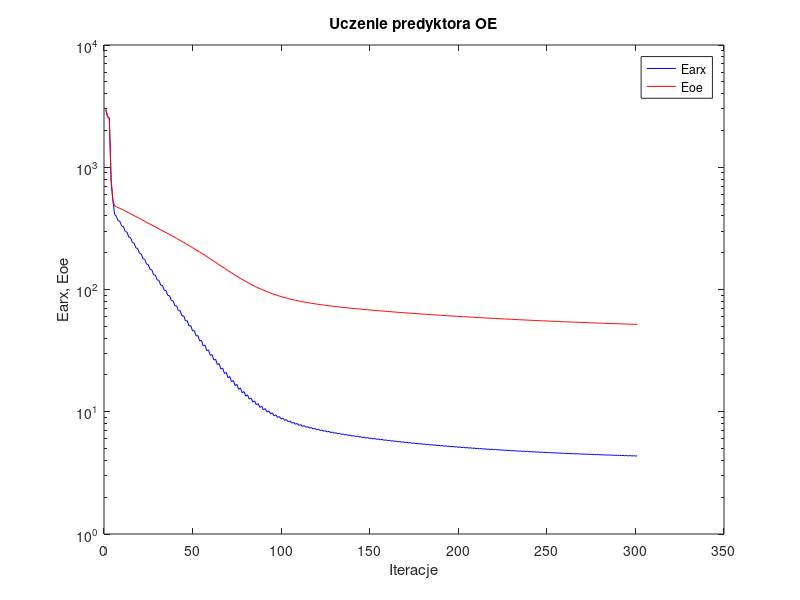
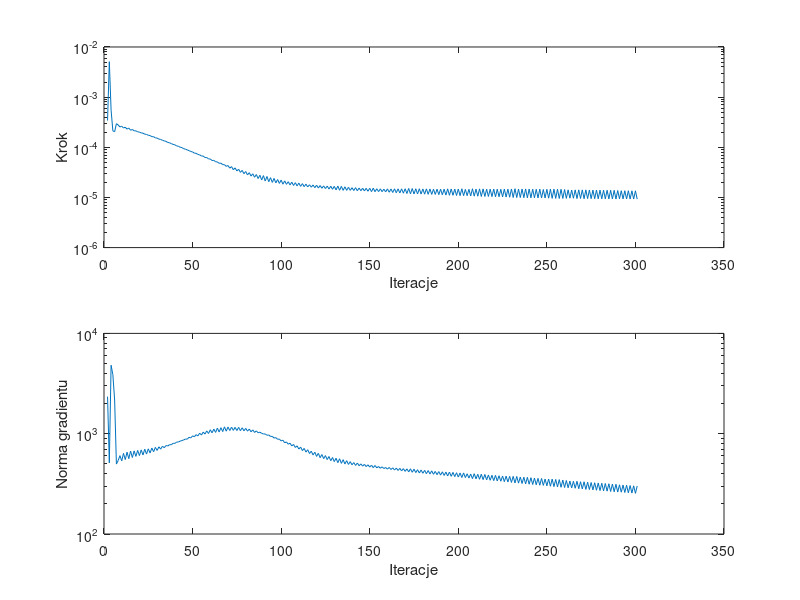

These charts were generated, in order, by the following MATLAB code:
%uczenie predyktora oe
clear all;
n=0; farx(n+1)=2.947300e+003; foe(n+1)=2.981774e+003; wspucz(n+1)=0.000000e+000; ng(n+1)=0.000000e+000;
n=1; farx(n+1)=2.595890e+003; foe(n+1)=2.610171e+003; krok(n+1)=3.411214e-004; ng(n+1)=2.342512e+003;
n=2; farx(n+1)=2.534891e+003; foe(n+1)=2.468743e+003; krok(n+1)=5.095665e-003; ng(n+1)=5.118335e+002;
n=3; farx(n+1)=7.648611e+002; foe(n+1)=8.141046e+002; krok(n+1)=5.504055e-004; ng(n+1)=4.811367e+003;
n=4; farx(n+1)=5.354920e+002; foe(n+1)=5.377684e+002; krok(n+1)=2.125074e-004; ng(n+1)=3.882428e+003;
n=5; farx(n+1)=4.119020e+002; foe(n+1)=4.840101e+002; krok(n+1)=2.040240e-004; ng(n+1)=2.166915e+003;
n=6; farx(n+1)=3.958881e+002; foe(n+1)=4.752898e+002; krok(n+1)=2.954608e-004; ng(n+1)=4.982503e+002;
n=7; farx(n+1)=3.647289e+002; foe(n+1)=4.678462e+002; krok(n+1)=2.790064e-004; ng(n+1)=5.409845e+002;
n=8; farx(n+1)=3.605598e+002; foe(n+1)=4.606805e+002; krok(n+1)=2.540827e-004; ng(n+1)=6.041818e+002;
n=9; farx(n+1)=3.296192e+002; foe(n+1)=4.532272e+002; krok(n+1)=2.638405e-004; ng(n+1)=5.353705e+002;
n=10; farx(n+1)=3.261587e+002; foe(n+1)=4.459610e+002; krok(n+1)=2.426039e-004; ng(n+1)=6.365929e+002;
n=11; farx(n+1)=2.977556e+002; foe(n+1)=4.384303e+002; krok(n+1)=2.516773e-004; ng(n+1)=5.521963e+002;
n=12; farx(n+1)=2.944732e+002; foe(n+1)=4.311359e+002; krok(n+1)=2.302017e-004; ng(n+1)=6.545533e+002;
n=13; farx(n+1)=2.686285e+002; foe(n+1)=4.236345e+002; krok(n+1)=2.419010e-004; ng(n+1)=5.636145e+002;
n=14; farx(n+1)=2.656804e+002; foe(n+1)=4.164061e+002; krok(n+1)=2.187783e-004; ng(n+1)=6.716002e+002;
n=15; farx(n+1)=2.425892e+002; foe(n+1)=4.090293e+002; krok(n+1)=2.266194e-004; ng(n+1)=5.787450e+002;
n=16; farx(n+1)=2.397007e+002; foe(n+1)=4.019451e+002; krok(n+1)=2.132171e-004; ng(n+1)=6.737803e+002;
n=17; farx(n+1)=2.189368e+002; foe(n+1)=3.947612e+002; krok(n+1)=2.125792e-004; ng(n+1)=5.938867e+002;
n=18; farx(n+1)=2.163482e+002; foe(n+1)=3.878758e+002; krok(n+1)=2.039081e-004; ng(n+1)=6.816446e+002;
n=19; farx(n+1)=1.976707e+002; foe(n+1)=3.809266e+002; krok(n+1)=2.007086e-004; ng(n+1)=6.049596e+002;
n=20; farx(n+1)=1.954032e+002; foe(n+1)=3.742724e+002; krok(n+1)=1.935432e-004; ng(n+1)=6.893385e+002;
n=21; farx(n+1)=1.785226e+002; foe(n+1)=3.675798e+002; krok(n+1)=1.912147e-004; ng(n+1)=6.140489e+002;
n=22; farx(n+1)=1.766412e+002; foe(n+1)=3.611719e+002; krok(n+1)=1.827741e-004; ng(n+1)=7.004461e+002;
n=23; farx(n+1)=1.614462e+002; foe(n+1)=3.547385e+002; krok(n+1)=1.803354e-004; ng(n+1)=6.265073e+002;
n=24; farx(n+1)=1.598200e+002; foe(n+1)=3.485710e+002; krok(n+1)=1.736749e-004; ng(n+1)=7.064638e+002;
n=25; farx(n+1)=1.460185e+002; foe(n+1)=3.423876e+002; krok(n+1)=1.714180e-004; ng(n+1)=6.425101e+002;
n=26; farx(n+1)=1.447276e+002; foe(n+1)=3.364522e+002; krok(n+1)=1.629504e-004; ng(n+1)=7.192240e+002;
n=27; farx(n+1)=1.321975e+002; foe(n+1)=3.305014e+002; krok(n+1)=1.625215e-004; ng(n+1)=6.607155e+002;
n=28; farx(n+1)=1.311706e+002; foe(n+1)=3.247785e+002; krok(n+1)=1.539526e-004; ng(n+1)=7.304363e+002;
n=29; farx(n+1)=1.197902e+002; foe(n+1)=3.190392e+002; krok(n+1)=1.527851e-004; ng(n+1)=6.810568e+002;
n=30; farx(n+1)=1.189696e+002; foe(n+1)=3.135075e+002; krok(n+1)=1.455799e-004; ng(n+1)=7.406573e+002;
n=31; farx(n+1)=1.086225e+002; foe(n+1)=3.079575e+002; krok(n+1)=1.433605e-004; ng(n+1)=7.015543e+002;
n=32; farx(n+1)=1.079732e+002; foe(n+1)=3.025954e+002; krok(n+1)=1.377639e-004; ng(n+1)=7.509773e+002;
n=33; farx(n+1)=9.855821e+001; foe(n+1)=2.972133e+002; krok(n+1)=1.340733e-004; ng(n+1)=7.245747e+002;
n=34; farx(n+1)=9.805399e+001; foe(n+1)=2.919998e+002; krok(n+1)=1.312842e-004; ng(n+1)=7.620994e+002;
n=35; farx(n+1)=8.945197e+001; foe(n+1)=2.867644e+002; krok(n+1)=1.246876e-004; ng(n+1)=7.537046e+002;
n=36; farx(n+1)=8.907775e+001; foe(n+1)=2.816827e+002; krok(n+1)=1.231773e-004; ng(n+1)=7.776671e+002;
n=37; farx(n+1)=8.114898e+001; foe(n+1)=2.765798e+002; krok(n+1)=1.185248e-004; ng(n+1)=7.764063e+002;
n=38; farx(n+1)=8.096567e+001; foe(n+1)=2.716209e+002; krok(n+1)=1.142910e-004; ng(n+1)=8.019679e+002;
n=39; farx(n+1)=7.367172e+001; foe(n+1)=2.666356e+002; krok(n+1)=1.119163e-004; ng(n+1)=8.007899e+002;
n=40; farx(n+1)=7.362668e+001; foe(n+1)=2.617845e+002; krok(n+1)=1.067522e-004; ng(n+1)=8.241595e+002;
n=41; farx(n+1)=6.694120e+001; foe(n+1)=2.569060e+002; krok(n+1)=1.046887e-004; ng(n+1)=8.272891e+002;
n=42; farx(n+1)=6.698084e+001; foe(n+1)=2.521519e+002; krok(n+1)=1.003955e-004; ng(n+1)=8.426072e+002;
n=43; farx(n+1)=6.081034e+001; foe(n+1)=2.473728e+002; krok(n+1)=9.848602e-005; ng(n+1)=8.548022e+002;
n=44; farx(n+1)=6.096220e+001; foe(n+1)=2.427117e+002; krok(n+1)=9.371042e-005; ng(n+1)=8.668944e+002;
n=45; farx(n+1)=5.531858e+001; foe(n+1)=2.380277e+002; krok(n+1)=9.144347e-005; ng(n+1)=8.848834e+002;
n=46; farx(n+1)=5.551031e+001; foe(n+1)=2.334528e+002; krok(n+1)=8.878196e-005; ng(n+1)=8.823945e+002;
n=47; farx(n+1)=5.029158e+001; foe(n+1)=2.288620e+002; krok(n+1)=8.570899e-005; ng(n+1)=9.208169e+002;
n=48; farx(n+1)=5.056663e+001; foe(n+1)=2.243768e+002; krok(n+1)=8.253980e-005; ng(n+1)=9.071362e+002;
n=49; farx(n+1)=4.574568e+001; foe(n+1)=2.198804e+002; krok(n+1)=8.074766e-005; ng(n+1)=9.518099e+002;
n=50; farx(n+1)=4.608519e+001; foe(n+1)=2.154856e+002; krok(n+1)=7.646629e-005; ng(n+1)=9.315812e+002;
n=51; farx(n+1)=4.166082e+001; foe(n+1)=2.110861e+002; krok(n+1)=7.583697e-005; ng(n+1)=9.788191e+002;
n=52; farx(n+1)=4.203599e+001; foe(n+1)=2.067847e+002; krok(n+1)=7.197830e-005; ng(n+1)=9.499945e+002;
n=53; farx(n+1)=3.796365e+001; foe(n+1)=2.024887e+002; krok(n+1)=7.070744e-005; ng(n+1)=1.012929e+003;
n=54; farx(n+1)=3.836391e+001; foe(n+1)=1.982871e+002; krok(n+1)=6.703667e-005; ng(n+1)=9.687265e+002;
n=55; farx(n+1)=3.460713e+001; foe(n+1)=1.941001e+002; krok(n+1)=6.691701e-005; ng(n+1)=1.037529e+003;
n=56; farx(n+1)=3.504995e+001; foe(n+1)=1.900061e+002; krok(n+1)=6.244891e-005; ng(n+1)=9.911227e+002;
n=57; farx(n+1)=3.160495e+001; foe(n+1)=1.859385e+002; krok(n+1)=6.242959e-005; ng(n+1)=1.066461e+003;
n=58; farx(n+1)=3.205865e+001; foe(n+1)=1.819615e+002; krok(n+1)=5.872660e-005; ng(n+1)=1.005259e+003;
n=59; farx(n+1)=2.889002e+001; foe(n+1)=1.780234e+002; krok(n+1)=5.843669e-005; ng(n+1)=1.094678e+003;
n=60; farx(n+1)=2.935249e+001; foe(n+1)=1.741737e+002; krok(n+1)=5.445660e-005; ng(n+1)=1.021304e+003;
n=61; farx(n+1)=2.646319e+001; foe(n+1)=1.703725e+002; krok(n+1)=5.493831e-005; ng(n+1)=1.111010e+003;
n=62; farx(n+1)=2.692543e+001; foe(n+1)=1.666616e+002; krok(n+1)=5.143136e-005; ng(n+1)=1.030185e+003;
n=63; farx(n+1)=2.427985e+001; foe(n+1)=1.630124e+002; krok(n+1)=5.113377e-005; ng(n+1)=1.137159e+003;
n=64; farx(n+1)=2.473437e+001; foe(n+1)=1.594515e+002; krok(n+1)=4.789661e-005; ng(n+1)=1.038896e+003;
n=65; farx(n+1)=2.231562e+001; foe(n+1)=1.559601e+002; krok(n+1)=4.838580e-005; ng(n+1)=1.148426e+003;
n=66; farx(n+1)=2.277777e+001; foe(n+1)=1.525593e+002; krok(n+1)=4.506169e-005; ng(n+1)=1.049239e+003;
n=67; farx(n+1)=2.056443e+001; foe(n+1)=1.492401e+002; krok(n+1)=4.506169e-005; ng(n+1)=1.170752e+003;
n=68; farx(n+1)=2.100855e+001; foe(n+1)=1.460083e+002; krok(n+1)=4.156331e-005; ng(n+1)=1.059822e+003;
n=69; farx(n+1)=1.898741e+001; foe(n+1)=1.428602e+002; krok(n+1)=4.334515e-005; ng(n+1)=1.165821e+003;
n=70; farx(n+1)=1.942775e+001; foe(n+1)=1.398019e+002; krok(n+1)=3.831790e-005; ng(n+1)=1.075482e+003;
n=71; farx(n+1)=1.759405e+001; foe(n+1)=1.368316e+002; krok(n+1)=4.116566e-005; ng(n+1)=1.163189e+003;
n=72; farx(n+1)=1.801521e+001; foe(n+1)=1.339549e+002; krok(n+1)=3.565785e-005; ng(n+1)=1.079536e+003;
n=73; farx(n+1)=1.636321e+001; foe(n+1)=1.311663e+002; krok(n+1)=3.886698e-005; ng(n+1)=1.157349e+003;
n=74; farx(n+1)=1.676056e+001; foe(n+1)=1.284775e+002; krok(n+1)=3.371798e-005; ng(n+1)=1.075139e+003;
n=75; farx(n+1)=1.526711e+001; foe(n+1)=1.258785e+002; krok(n+1)=3.650218e-005; ng(n+1)=1.156555e+003;
n=76; farx(n+1)=1.564078e+001; foe(n+1)=1.233760e+002; krok(n+1)=3.167304e-005; ng(n+1)=1.071620e+003;
n=77; farx(n+1)=1.429268e+001; foe(n+1)=1.209610e+002; krok(n+1)=3.463091e-005; ng(n+1)=1.145701e+003;
n=78; farx(n+1)=1.464376e+001; foe(n+1)=1.186417e+002; krok(n+1)=2.972480e-005; ng(n+1)=1.068950e+003;
n=79; farx(n+1)=1.343124e+001; foe(n+1)=1.164064e+002; krok(n+1)=3.290674e-005; ng(n+1)=1.129402e+003;
n=80; farx(n+1)=1.375880e+001; foe(n+1)=1.142668e+002; krok(n+1)=2.809223e-005; ng(n+1)=1.060137e+003;
n=81; farx(n+1)=1.267075e+001; foe(n+1)=1.122076e+002; krok(n+1)=3.117191e-005; ng(n+1)=1.111975e+003;
n=82; farx(n+1)=1.297344e+001; foe(n+1)=1.102422e+002; krok(n+1)=2.668806e-005; ng(n+1)=1.045184e+003;
n=83; farx(n+1)=1.199562e+001; foe(n+1)=1.083518e+002; krok(n+1)=2.965848e-005; ng(n+1)=1.092001e+003;
n=84; farx(n+1)=1.227533e+001; foe(n+1)=1.065514e+002; krok(n+1)=2.529606e-005; ng(n+1)=1.029591e+003;
n=85; farx(n+1)=1.139198e+001; foe(n+1)=1.048198e+002; krok(n+1)=2.860122e-005; ng(n+1)=1.066726e+003;
n=86; farx(n+1)=1.165429e+001; foe(n+1)=1.031718e+002; krok(n+1)=2.382783e-005; ng(n+1)=1.020319e+003;
n=87; farx(n+1)=1.085798e+001; foe(n+1)=1.015884e+002; krok(n+1)=2.769106e-005; ng(n+1)=1.036381e+003;
n=88; farx(n+1)=1.109896e+001; foe(n+1)=1.000839e+002; krok(n+1)=2.230894e-005; ng(n+1)=1.007306e+003;
n=89; farx(n+1)=1.038307e+001; foe(n+1)=9.863188e+001; krok(n+1)=2.722830e-005; ng(n+1)=9.943491e+002;
n=90; farx(n+1)=1.060871e+001; foe(n+1)=9.726067e+001; krok(n+1)=2.127259e-005; ng(n+1)=9.932989e+002;
n=91; farx(n+1)=9.965597e+000; foe(n+1)=9.594088e+001; krok(n+1)=2.617217e-005; ng(n+1)=9.645320e+002;
n=92; farx(n+1)=1.017514e+001; foe(n+1)=9.469578e+001; krok(n+1)=2.058283e-005; ng(n+1)=9.715387e+002;
n=93; farx(n+1)=9.599729e+000; foe(n+1)=9.350106e+001; krok(n+1)=2.481646e-005; ng(n+1)=9.386502e+002;
n=94; farx(n+1)=9.788633e+000; foe(n+1)=9.237437e+001; krok(n+1)=1.995189e-005; ng(n+1)=9.407999e+002;
n=95; farx(n+1)=9.271702e+000; foe(n+1)=9.128911e+001; krok(n+1)=2.394830e-005; ng(n+1)=9.047855e+002;
n=96; farx(n+1)=9.446919e+000; foe(n+1)=9.026780e+001; krok(n+1)=1.953303e-005; ng(n+1)=9.137286e+002;
n=97; farx(n+1)=8.981052e+000; foe(n+1)=8.928658e+001; krok(n+1)=2.277085e-005; ng(n+1)=8.796374e+002;
n=98; farx(n+1)=9.140566e+000; foe(n+1)=8.836102e+001; krok(n+1)=1.904168e-005; ng(n+1)=8.833892e+002;
n=99; farx(n+1)=8.716852e+000; foe(n+1)=8.746980e+001; krok(n+1)=2.219138e-005; ng(n+1)=8.463645e+002;
n=100; farx(n+1)=8.865519e+000; foe(n+1)=8.662772e+001; krok(n+1)=1.836951e-005; ng(n+1)=8.617839e+002;
n=101; farx(n+1)=8.485067e+000; foe(n+1)=8.581671e+001; krok(n+1)=2.139878e-005; ng(n+1)=8.108516e+002;
n=102; farx(n+1)=8.621030e+000; foe(n+1)=8.505293e+001; krok(n+1)=1.825798e-005; ng(n+1)=8.282861e+002;
n=103; farx(n+1)=8.273028e+000; foe(n+1)=8.431681e+001; krok(n+1)=2.059661e-005; ng(n+1)=7.855346e+002;
n=104; farx(n+1)=8.399114e+000; foe(n+1)=8.362055e+001; krok(n+1)=1.777520e-005; ng(n+1)=8.040226e+002;
n=105; farx(n+1)=8.080781e+000; foe(n+1)=8.294852e+001; krok(n+1)=2.016710e-005; ng(n+1)=7.563087e+002;
n=106; farx(n+1)=8.198588e+000; foe(n+1)=8.231225e+001; krok(n+1)=1.734391e-005; ng(n+1)=7.810267e+002;
n=107; farx(n+1)=7.906955e+000; foe(n+1)=8.169758e+001; krok(n+1)=1.968224e-005; ng(n+1)=7.290386e+002;
n=108; farx(n+1)=8.016615e+000; foe(n+1)=8.111499e+001; krok(n+1)=1.700060e-005; ng(n+1)=7.566493e+002;
n=109; farx(n+1)=7.747105e+000; foe(n+1)=8.055126e+001; krok(n+1)=1.933505e-005; ng(n+1)=7.027845e+002;
n=110; farx(n+1)=7.850891e+000; foe(n+1)=8.001556e+001; krok(n+1)=1.663384e-005; ng(n+1)=7.365432e+002;
n=111; farx(n+1)=7.602069e+000; foe(n+1)=7.949718e+001; krok(n+1)=1.886969e-005; ng(n+1)=6.783621e+002;
n=112; farx(n+1)=7.699433e+000; foe(n+1)=7.900365e+001; krok(n+1)=1.641052e-005; ng(n+1)=7.134357e+002;
n=113; farx(n+1)=7.468417e+000; foe(n+1)=7.852549e+001; krok(n+1)=1.843074e-005; ng(n+1)=6.557363e+002;
n=114; farx(n+1)=7.560400e+000; foe(n+1)=7.806903e+001; krok(n+1)=1.621284e-005; ng(n+1)=6.921140e+002;
n=115; farx(n+1)=7.345799e+000; foe(n+1)=7.762640e+001; krok(n+1)=1.792006e-005; ng(n+1)=6.348107e+002;
n=116; farx(n+1)=7.431627e+000; foe(n+1)=7.720294e+001; krok(n+1)=1.602043e-005; ng(n+1)=6.693156e+002;
n=117; farx(n+1)=7.230143e+000; foe(n+1)=7.679115e+001; krok(n+1)=1.771309e-005; ng(n+1)=6.140062e+002;
n=118; farx(n+1)=7.311985e+000; foe(n+1)=7.639607e+001; krok(n+1)=1.567018e-005; ng(n+1)=6.533098e+002;
n=119; farx(n+1)=7.122375e+000; foe(n+1)=7.601129e+001; krok(n+1)=1.755604e-005; ng(n+1)=5.941057e+002;
n=120; farx(n+1)=7.200712e+000; foe(n+1)=7.564127e+001; krok(n+1)=1.538085e-005; ng(n+1)=6.378974e+002;
n=121; farx(n+1)=7.022551e+000; foe(n+1)=7.528049e+001; krok(n+1)=1.726474e-005; ng(n+1)=5.767291e+002;
n=122; farx(n+1)=7.096982e+000; foe(n+1)=7.493307e+001; krok(n+1)=1.524497e-005; ng(n+1)=6.198920e+002;
n=123; farx(n+1)=6.928186e+000; foe(n+1)=7.459372e+001; krok(n+1)=1.700240e-005; ng(n+1)=5.642490e+002;
n=124; farx(n+1)=6.999485e+000; foe(n+1)=7.426601e+001; krok(n+1)=1.503456e-005; ng(n+1)=6.050087e+002;
n=125; farx(n+1)=6.838781e+000; foe(n+1)=7.394542e+001; krok(n+1)=1.684728e-005; ng(n+1)=5.518298e+002;
n=126; farx(n+1)=6.907159e+000; foe(n+1)=7.363497e+001; krok(n+1)=1.470858e-005; ng(n+1)=5.925255e+002;
n=127; farx(n+1)=6.754638e+000; foe(n+1)=7.333052e+001; krok(n+1)=1.675917e-005; ng(n+1)=5.378791e+002;
n=128; farx(n+1)=6.820360e+000; foe(n+1)=7.303564e+001; krok(n+1)=1.453926e-005; ng(n+1)=5.789660e+002;
n=129; farx(n+1)=6.674037e+000; foe(n+1)=7.274600e+001; krok(n+1)=1.665862e-005; ng(n+1)=5.269252e+002;
n=130; farx(n+1)=6.737316e+000; foe(n+1)=7.246463e+001; krok(n+1)=1.416371e-005; ng(n+1)=5.690762e+002;
n=131; farx(n+1)=6.596467e+000; foe(n+1)=7.218721e+001; krok(n+1)=1.685899e-005; ng(n+1)=5.144149e+002;
n=132; farx(n+1)=6.658989e+000; foe(n+1)=7.191737e+001; krok(n+1)=1.390226e-005; ng(n+1)=5.625627e+002;
n=133; farx(n+1)=6.523947e+000; foe(n+1)=7.165197e+001; krok(n+1)=1.663763e-005; ng(n+1)=5.060058e+002;
n=134; farx(n+1)=6.584661e+000; foe(n+1)=7.139342e+001; krok(n+1)=1.384553e-005; ng(n+1)=5.507818e+002;
n=135; farx(n+1)=6.455077e+000; foe(n+1)=7.113915e+001; krok(n+1)=1.630719e-005; ng(n+1)=4.990590e+002;
n=136; farx(n+1)=6.513858e+000; foe(n+1)=7.089099e+001; krok(n+1)=1.384553e-005; ng(n+1)=5.382419e+002;
n=137; farx(n+1)=6.389277e+000; foe(n+1)=7.064674e+001; krok(n+1)=1.596631e-005; ng(n+1)=4.940891e+002;
n=138; farx(n+1)=6.446141e+000; foe(n+1)=7.040798e+001; krok(n+1)=1.384553e-005; ng(n+1)=5.263640e+002;
n=139; farx(n+1)=6.326330e+000; foe(n+1)=7.017267e+001; krok(n+1)=1.564369e-005; ng(n+1)=4.899367e+002;
n=140; farx(n+1)=6.380702e+000; foe(n+1)=6.994246e+001; krok(n+1)=1.373458e-005; ng(n+1)=5.154383e+002;
n=141; farx(n+1)=6.264571e+000; foe(n+1)=6.971467e+001; krok(n+1)=1.568168e-005; ng(n+1)=4.830690e+002;
n=142; farx(n+1)=6.318352e+000; foe(n+1)=6.949168e+001; krok(n+1)=1.361457e-005; ng(n+1)=5.100677e+002;
n=143; farx(n+1)=6.206258e+000; foe(n+1)=6.927135e+001; krok(n+1)=1.539716e-005; ng(n+1)=4.791360e+002;
n=144; farx(n+1)=6.258383e+000; foe(n+1)=6.905551e+001; krok(n+1)=1.361415e-005; ng(n+1)=5.004056e+002;
n=145; farx(n+1)=6.149227e+000; foe(n+1)=6.884193e+001; krok(n+1)=1.527639e-005; ng(n+1)=4.749968e+002;
n=146; farx(n+1)=6.200420e+000; foe(n+1)=6.863228e+001; krok(n+1)=1.346311e-005; ng(n+1)=4.948741e+002;
n=147; farx(n+1)=6.094106e+000; foe(n+1)=6.842475e+001; krok(n+1)=1.523649e-005; ng(n+1)=4.699272e+002;
n=148; farx(n+1)=6.144408e+000; foe(n+1)=6.822080e+001; krok(n+1)=1.328620e-005; ng(n+1)=4.899772e+002;
n=149; farx(n+1)=6.040800e+000; foe(n+1)=6.801878e+001; krok(n+1)=1.523649e-005; ng(n+1)=4.645148e+002;
n=150; farx(n+1)=6.090189e+000; foe(n+1)=6.782010e+001; krok(n+1)=1.308609e-005; ng(n+1)=4.854962e+002;
n=151; farx(n+1)=5.989070e+000; foe(n+1)=6.762307e+001; krok(n+1)=1.529987e-005; ng(n+1)=4.586888e+002;
n=152; farx(n+1)=6.038375e+000; foe(n+1)=6.742923e+001; krok(n+1)=1.302585e-005; ng(n+1)=4.820584e+002;
n=153; farx(n+1)=5.940612e+000; foe(n+1)=6.723759e+001; krok(n+1)=1.490654e-005; ng(n+1)=4.562744e+002;
n=154; farx(n+1)=5.988069e+000; foe(n+1)=6.704912e+001; krok(n+1)=1.308609e-005; ng(n+1)=4.714772e+002;
n=155; farx(n+1)=5.892432e+000; foe(n+1)=6.686217e+001; krok(n+1)=1.484784e-005; ng(n+1)=4.522628e+002;
n=156; farx(n+1)=5.939577e+000; foe(n+1)=6.667809e+001; krok(n+1)=1.302585e-005; ng(n+1)=4.675965e+002;
n=157; farx(n+1)=5.846476e+000; foe(n+1)=6.649574e+001; krok(n+1)=1.461294e-005; ng(n+1)=4.493676e+002;
n=158; farx(n+1)=5.892036e+000; foe(n+1)=6.631614e+001; krok(n+1)=1.290553e-005; ng(n+1)=4.604466e+002;
n=159; farx(n+1)=5.800480e+000; foe(n+1)=6.613757e+001; krok(n+1)=1.482924e-005; ng(n+1)=4.432316e+002;
n=160; farx(n+1)=5.846295e+000; foe(n+1)=6.596153e+001; krok(n+1)=1.270754e-005; ng(n+1)=4.608018e+002;
n=161; farx(n+1)=5.756661e+000; foe(n+1)=6.578696e+001; krok(n+1)=1.476011e-005; ng(n+1)=4.395008e+002;
n=162; farx(n+1)=5.801631e+000; foe(n+1)=6.561473e+001; krok(n+1)=1.254943e-005; ng(n+1)=4.569173e+002;
n=163; farx(n+1)=5.713855e+000; foe(n+1)=6.544362e+001; krok(n+1)=1.484241e-005; ng(n+1)=4.342057e+002;
n=164; farx(n+1)=5.758414e+000; foe(n+1)=6.527487e+001; krok(n+1)=1.240823e-005; ng(n+1)=4.544311e+002;
n=165; farx(n+1)=5.672398e+000; foe(n+1)=6.510727e+001; krok(n+1)=1.484241e-005; ng(n+1)=4.299476e+002;
n=166; farx(n+1)=5.716456e+000; foe(n+1)=6.494194e+001; krok(n+1)=1.229246e-005; ng(n+1)=4.513482e+002;
n=167; farx(n+1)=5.632107e+000; foe(n+1)=6.477771e+001; krok(n+1)=1.484032e-005; ng(n+1)=4.258549e+002;
n=168; farx(n+1)=5.675592e+000; foe(n+1)=6.461565e+001; krok(n+1)=1.215525e-005; ng(n+1)=4.484081e+002;
n=169; farx(n+1)=5.592811e+000; foe(n+1)=6.445452e+001; krok(n+1)=1.489745e-005; ng(n+1)=4.213160e+002;
n=170; farx(n+1)=5.635708e+000; foe(n+1)=6.429553e+001; krok(n+1)=1.197415e-005; ng(n+1)=4.461645e+002;
n=171; farx(n+1)=5.553993e+000; foe(n+1)=6.413713e+001; krok(n+1)=1.511881e-005; ng(n+1)=4.161234e+002;
n=172; farx(n+1)=5.597101e+000; foe(n+1)=6.398062e+001; krok(n+1)=1.180191e-005; ng(n+1)=4.470169e+002;
n=173; farx(n+1)=5.517018e+000; foe(n+1)=6.382533e+001; krok(n+1)=1.506057e-005; ng(n+1)=4.125800e+002;
n=174; farx(n+1)=5.559677e+000; foe(n+1)=6.367191e+001; krok(n+1)=1.176389e-005; ng(n+1)=4.432527e+002;
n=175; farx(n+1)=5.481407e+000; foe(n+1)=6.351980e+001; krok(n+1)=1.489745e-005; ng(n+1)=4.096513e+002;
n=176; farx(n+1)=5.523142e+000; foe(n+1)=6.336965e+001; krok(n+1)=1.171829e-005; ng(n+1)=4.377660e+002;
n=177; farx(n+1)=5.446351e+000; foe(n+1)=6.322028e+001; krok(n+1)=1.490654e-005; ng(n+1)=4.056696e+002;
n=178; farx(n+1)=5.487833e+000; foe(n+1)=6.307292e+001; krok(n+1)=1.168403e-005; ng(n+1)=4.348245e+002;
n=179; farx(n+1)=5.412428e+000; foe(n+1)=6.292663e+001; krok(n+1)=1.477879e-005; ng(n+1)=4.031586e+002;
n=180; farx(n+1)=5.453296e+000; foe(n+1)=6.278212e+001; krok(n+1)=1.161523e-005; ng(n+1)=4.310337e+002;
n=181; farx(n+1)=5.379073e+000; foe(n+1)=6.263845e+001; krok(n+1)=1.481560e-005; ng(n+1)=3.994473e+002;
n=182; farx(n+1)=5.419770e+000; foe(n+1)=6.249641e+001; krok(n+1)=1.153689e-005; ng(n+1)=4.292496e+002;
n=183; farx(n+1)=5.346779e+000; foe(n+1)=6.235549e+001; krok(n+1)=1.476011e-005; ng(n+1)=3.964913e+002;
n=184; farx(n+1)=5.387129e+000; foe(n+1)=6.221603e+001; krok(n+1)=1.148266e-005; ng(n+1)=4.264128e+002;
n=185; farx(n+1)=5.315779e+000; foe(n+1)=6.207776e+001; krok(n+1)=1.461294e-005; ng(n+1)=3.935185e+002;
n=186; farx(n+1)=5.355365e+000; foe(n+1)=6.194119e+001; krok(n+1)=1.148323e-005; ng(n+1)=4.209908e+002;
n=187; farx(n+1)=5.285039e+000; foe(n+1)=6.180547e+001; krok(n+1)=1.460917e-005; ng(n+1)=3.904409e+002;
n=188; farx(n+1)=5.324263e+000; foe(n+1)=6.167119e+001; krok(n+1)=1.136531e-005; ng(n+1)=4.191916e+002;
n=189; farx(n+1)=5.255171e+000; foe(n+1)=6.153768e+001; krok(n+1)=1.464218e-005; ng(n+1)=3.865670e+002;
n=190; farx(n+1)=5.294105e+000; foe(n+1)=6.140574e+001; krok(n+1)=1.131276e-005; ng(n+1)=4.166806e+002;
n=191; farx(n+1)=5.226031e+000; foe(n+1)=6.127470e+001; krok(n+1)=1.460917e-005; ng(n+1)=3.837331e+002;
n=192; farx(n+1)=5.264331e+000; foe(n+1)=6.114502e+001; krok(n+1)=1.115447e-005; ng(n+1)=4.144685e+002;
n=193; farx(n+1)=5.197159e+000; foe(n+1)=6.101566e+001; krok(n+1)=1.484241e-005; ng(n+1)=3.787480e+002;
n=194; farx(n+1)=5.235558e+000; foe(n+1)=6.088777e+001; krok(n+1)=1.104492e-005; ng(n+1)=4.146986e+002;
n=195; farx(n+1)=5.169575e+000; foe(n+1)=6.076077e+001; krok(n+1)=1.476242e-005; ng(n+1)=3.759346e+002;
n=196; farx(n+1)=5.207576e+000; foe(n+1)=6.063524e+001; krok(n+1)=1.103022e-005; ng(n+1)=4.111885e+002;
n=197; farx(n+1)=5.142634e+000; foe(n+1)=6.051062e+001; krok(n+1)=1.468165e-005; ng(n+1)=3.734115e+002;
n=198; farx(n+1)=5.180119e+000; foe(n+1)=6.038732e+001; krok(n+1)=1.095389e-005; ng(n+1)=4.082272e+002;
n=199; farx(n+1)=5.116282e+000; foe(n+1)=6.026464e+001; krok(n+1)=1.470858e-005; ng(n+1)=3.697973e+002;
n=200; farx(n+1)=5.153253e+000; foe(n+1)=6.014345e+001; krok(n+1)=1.085468e-005; ng(n+1)=4.056761e+002;
n=201; farx(n+1)=5.090031e+000; foe(n+1)=6.002252e+001; krok(n+1)=1.489515e-005; ng(n+1)=3.658739e+002;
n=202; farx(n+1)=5.127510e+000; foe(n+1)=5.990285e+001; krok(n+1)=1.083629e-005; ng(n+1)=4.064200e+002;
n=203; farx(n+1)=5.065785e+000; foe(n+1)=5.978479e+001; krok(n+1)=1.447119e-005; ng(n+1)=3.652020e+002;
n=204; farx(n+1)=5.102012e+000; foe(n+1)=5.966801e+001; krok(n+1)=1.085468e-005; ng(n+1)=3.985565e+002;
n=205; farx(n+1)=5.041320e+000; foe(n+1)=5.955163e+001; krok(n+1)=1.453926e-005; ng(n+1)=3.613369e+002;
n=206; farx(n+1)=5.076896e+000; foe(n+1)=5.943679e+001; krok(n+1)=1.069939e-005; ng(n+1)=3.963725e+002;
n=207; farx(n+1)=5.016610e+000; foe(n+1)=5.932157e+001; krok(n+1)=1.490654e-005; ng(n+1)=3.563860e+002;
n=208; farx(n+1)=5.052833e+000; foe(n+1)=5.920779e+001; krok(n+1)=1.061240e-005; ng(n+1)=3.991200e+002;
n=209; farx(n+1)=4.993640e+000; foe(n+1)=5.909512e+001; krok(n+1)=1.464218e-005; ng(n+1)=3.550910e+002;
n=210; farx(n+1)=5.029026e+000; foe(n+1)=5.898368e+001; krok(n+1)=1.057446e-005; ng(n+1)=3.940914e+002;
n=211; farx(n+1)=4.970422e+000; foe(n+1)=5.887252e+001; krok(n+1)=1.481560e-005; ng(n+1)=3.513461e+002;
n=212; farx(n+1)=5.005833e+000; foe(n+1)=5.876247e+001; krok(n+1)=1.046329e-005; ng(n+1)=3.944531e+002;
n=213; farx(n+1)=4.948080e+000; foe(n+1)=5.865311e+001; krok(n+1)=1.481560e-005; ng(n+1)=3.484231e+002;
n=214; farx(n+1)=4.983377e+000; foe(n+1)=5.854484e+001; krok(n+1)=1.046074e-005; ng(n+1)=3.922676e+002;
n=215; farx(n+1)=4.926658e+000; foe(n+1)=5.843770e+001; krok(n+1)=1.460917e-005; ng(n+1)=3.467066e+002;
n=216; farx(n+1)=4.961281e+000; foe(n+1)=5.833158e+001; krok(n+1)=1.044207e-005; ng(n+1)=3.876851e+002;
n=217; farx(n+1)=4.905479e+000; foe(n+1)=5.822605e+001; krok(n+1)=1.461294e-005; ng(n+1)=3.435733e+002;
n=218; farx(n+1)=4.939709e+000; foe(n+1)=5.812172e+001; krok(n+1)=1.039083e-005; ng(n+1)=3.850440e+002;
n=219; farx(n+1)=4.884517e+000; foe(n+1)=5.801781e+001; krok(n+1)=1.468165e-005; ng(n+1)=3.406012e+002;
n=220; farx(n+1)=4.918654e+000; foe(n+1)=5.791493e+001; krok(n+1)=1.031748e-005; ng(n+1)=3.842830e+002;
n=221; farx(n+1)=4.864389e+000; foe(n+1)=5.781274e+001; krok(n+1)=1.461294e-005; ng(n+1)=3.379828e+002;
n=222; farx(n+1)=4.898169e+000; foe(n+1)=5.771170e+001; krok(n+1)=1.031748e-005; ng(n+1)=3.809385e+002;
n=223; farx(n+1)=4.844655e+000; foe(n+1)=5.761135e+001; krok(n+1)=1.453671e-005; ng(n+1)=3.357891e+002;
n=224; farx(n+1)=4.877947e+000; foe(n+1)=5.751199e+001; krok(n+1)=1.023989e-005; ng(n+1)=3.783385e+002;
n=225; farx(n+1)=4.825105e+000; foe(n+1)=5.741292e+001; krok(n+1)=1.465800e-005; ng(n+1)=3.322764e+002;
n=226; farx(n+1)=4.858358e+000; foe(n+1)=5.731494e+001; krok(n+1)=1.019428e-005; ng(n+1)=3.774244e+002;
n=227; farx(n+1)=4.806123e+000; foe(n+1)=5.721766e+001; krok(n+1)=1.460917e-005; ng(n+1)=3.301721e+002;
n=228; farx(n+1)=4.838999e+000; foe(n+1)=5.712118e+001; krok(n+1)=1.010485e-005; ng(n+1)=3.756260e+002;
n=229; farx(n+1)=4.787303e+000; foe(n+1)=5.702512e+001; krok(n+1)=1.476011e-005; ng(n+1)=3.267534e+002;
n=230; farx(n+1)=4.819974e+000; foe(n+1)=5.692983e+001; krok(n+1)=9.975945e-006; ng(n+1)=3.754450e+002;
n=231; farx(n+1)=4.768888e+000; foe(n+1)=5.683487e+001; krok(n+1)=1.491645e-005; ng(n+1)=3.231712e+002;
n=232; farx(n+1)=4.801640e+000; foe(n+1)=5.674081e+001; krok(n+1)=9.952471e-006; ng(n+1)=3.748347e+002;
n=233; farx(n+1)=4.751481e+000; foe(n+1)=5.664780e+001; krok(n+1)=1.468165e-005; ng(n+1)=3.216399e+002;
n=234; farx(n+1)=4.783596e+000; foe(n+1)=5.655568e+001; krok(n+1)=9.955536e-006; ng(n+1)=3.700230e+002;
n=235; farx(n+1)=4.734087e+000; foe(n+1)=5.646406e+001; krok(n+1)=1.470169e-005; ng(n+1)=3.189181e+002;
n=236; farx(n+1)=4.765894e+000; foe(n+1)=5.637333e+001; krok(n+1)=9.888364e-006; ng(n+1)=3.682209e+002;
n=237; farx(n+1)=4.716958e+000; foe(n+1)=5.628296e+001; krok(n+1)=1.477879e-005; ng(n+1)=3.159690e+002;
n=238; farx(n+1)=4.748639e+000; foe(n+1)=5.619348e+001; krok(n+1)=9.836241e-006; ng(n+1)=3.671187e+002;
n=239; farx(n+1)=4.700458e+000; foe(n+1)=5.610458e+001; krok(n+1)=1.470858e-005; ng(n+1)=3.136261e+002;
n=240; farx(n+1)=4.731824e+000; foe(n+1)=5.601666e+001; krok(n+1)=9.836241e-006; ng(n+1)=3.640671e+002;
n=241; farx(n+1)=4.684339e+000; foe(n+1)=5.592931e+001; krok(n+1)=1.461294e-005; ng(n+1)=3.115750e+002;
n=242; farx(n+1)=4.715403e+000; foe(n+1)=5.584290e+001; krok(n+1)=9.836241e-006; ng(n+1)=3.611037e+002;
n=243; farx(n+1)=4.668538e+000; foe(n+1)=5.575708e+001; krok(n+1)=1.453671e-005; ng(n+1)=3.095547e+002;
n=244; farx(n+1)=4.699169e+000; foe(n+1)=5.567208e+001; krok(n+1)=9.772716e-006; ng(n+1)=3.586141e+002;
n=245; farx(n+1)=4.652828e+000; foe(n+1)=5.558727e+001; krok(n+1)=1.465800e-005; ng(n+1)=3.064122e+002;
n=246; farx(n+1)=4.683541e+000; foe(n+1)=5.550337e+001; krok(n+1)=9.766516e-006; ng(n+1)=3.578421e+002;
n=247; farx(n+1)=4.638040e+000; foe(n+1)=5.542034e+001; krok(n+1)=1.438760e-005; ng(n+1)=3.051719e+002;
n=248; farx(n+1)=4.668079e+000; foe(n+1)=5.533821e+001; krok(n+1)=9.772716e-006; ng(n+1)=3.528052e+002;
n=249; farx(n+1)=4.622913e+000; foe(n+1)=5.525629e+001; krok(n+1)=1.451496e-005; ng(n+1)=3.024112e+002;
n=250; farx(n+1)=4.652891e+000; foe(n+1)=5.517505e+001; krok(n+1)=9.671965e-006; ng(n+1)=3.530140e+002;
n=251; farx(n+1)=4.608168e+000; foe(n+1)=5.509421e+001; krok(n+1)=1.460917e-005; ng(n+1)=2.996400e+002;
n=252; farx(n+1)=4.637996e+000; foe(n+1)=5.501398e+001; krok(n+1)=9.594052e-006; ng(n+1)=3.523653e+002;
n=253; farx(n+1)=4.593934e+000; foe(n+1)=5.493422e+001; krok(n+1)=1.461294e-005; ng(n+1)=2.969679e+002;
n=254; farx(n+1)=4.623489e+000; foe(n+1)=5.485529e+001; krok(n+1)=9.578449e-006; ng(n+1)=3.498956e+002;
n=255; farx(n+1)=4.579867e+000; foe(n+1)=5.477681e+001; krok(n+1)=1.460917e-005; ng(n+1)=2.948420e+002;
n=256; farx(n+1)=4.609223e+000; foe(n+1)=5.469897e+001; krok(n+1)=9.524283e-006; ng(n+1)=3.485629e+002;
n=257; farx(n+1)=4.566369e+000; foe(n+1)=5.462160e+001; krok(n+1)=1.453926e-005; ng(n+1)=2.923854e+002;
n=258; farx(n+1)=4.595394e+000; foe(n+1)=5.454520e+001; krok(n+1)=9.554760e-006; ng(n+1)=3.449399e+002;
n=259; farx(n+1)=4.553177e+000; foe(n+1)=5.446925e+001; krok(n+1)=1.438760e-005; ng(n+1)=2.907378e+002;
n=260; farx(n+1)=4.581904e+000; foe(n+1)=5.439423e+001; krok(n+1)=9.586893e-006; ng(n+1)=3.414998e+002;
n=261; farx(n+1)=4.540482e+000; foe(n+1)=5.431967e+001; krok(n+1)=1.416371e-005; ng(n+1)=2.891784e+002;
n=262; farx(n+1)=4.568825e+000; foe(n+1)=5.424621e+001; krok(n+1)=9.674871e-006; ng(n+1)=3.366401e+002;
n=263; farx(n+1)=4.527699e+000; foe(n+1)=5.417317e+001; krok(n+1)=1.404611e-005; ng(n+1)=2.881413e+002;
n=264; farx(n+1)=4.555840e+000; foe(n+1)=5.410073e+001; krok(n+1)=9.628751e-006; ng(n+1)=3.351776e+002;
n=265; farx(n+1)=4.514942e+000; foe(n+1)=5.402873e+001; krok(n+1)=1.414532e-005; ng(n+1)=2.858699e+002;
n=266; farx(n+1)=4.542952e+000; foe(n+1)=5.395703e+001; krok(n+1)=9.504428e-006; ng(n+1)=3.355027e+002;
n=267; farx(n+1)=4.502844e+000; foe(n+1)=5.388575e+001; krok(n+1)=1.416371e-005; ng(n+1)=2.827257e+002;
n=268; farx(n+1)=4.530563e+000; foe(n+1)=5.381534e+001; krok(n+1)=9.540944e-006; ng(n+1)=3.320811e+002;
n=269; farx(n+1)=4.490653e+000; foe(n+1)=5.374534e+001; krok(n+1)=1.414532e-005; ng(n+1)=2.813445e+002;
n=270; farx(n+1)=4.518174e+000; foe(n+1)=5.367573e+001; krok(n+1)=9.434846e-006; ng(n+1)=3.317374e+002;
n=271; farx(n+1)=4.479018e+000; foe(n+1)=5.360643e+001; krok(n+1)=1.416371e-005; ng(n+1)=2.782946e+002;
n=272; farx(n+1)=4.506349e+000; foe(n+1)=5.353805e+001; krok(n+1)=9.497821e-006; ng(n+1)=3.284364e+002;
n=273; farx(n+1)=4.467555e+000; foe(n+1)=5.347019e+001; krok(n+1)=1.398954e-005; ng(n+1)=2.775287e+002;
n=274; farx(n+1)=4.494581e+000; foe(n+1)=5.340288e+001; krok(n+1)=9.471564e-006; ng(n+1)=3.260836e+002;
n=275; farx(n+1)=4.456238e+000; foe(n+1)=5.333594e+001; krok(n+1)=1.400116e-005; ng(n+1)=2.752858e+002;
n=276; farx(n+1)=4.483042e+000; foe(n+1)=5.326957e+001; krok(n+1)=9.434846e-006; ng(n+1)=3.243918e+002;
n=277; farx(n+1)=4.445131e+000; foe(n+1)=5.320355e+001; krok(n+1)=1.400833e-005; ng(n+1)=2.731242e+002;
n=278; farx(n+1)=4.471742e+000; foe(n+1)=5.313812e+001; krok(n+1)=9.405221e-006; ng(n+1)=3.227500e+002;
n=279; farx(n+1)=4.434311e+000; foe(n+1)=5.307306e+001; krok(n+1)=1.396978e-005; ng(n+1)=2.711367e+002;
n=280; farx(n+1)=4.460674e+000; foe(n+1)=5.300863e+001; krok(n+1)=9.392863e-006; ng(n+1)=3.205004e+002;
n=281; farx(n+1)=4.423627e+000; foe(n+1)=5.294452e+001; krok(n+1)=1.395508e-005; ng(n+1)=2.692397e+002;
n=282; farx(n+1)=4.449849e+000; foe(n+1)=5.288098e+001; krok(n+1)=9.377529e-006; ng(n+1)=3.189277e+002;
n=283; farx(n+1)=4.413187e+000; foe(n+1)=5.281788e+001; krok(n+1)=1.390226e-005; ng(n+1)=2.675857e+002;
n=284; farx(n+1)=4.439186e+000; foe(n+1)=5.275525e+001; krok(n+1)=9.351708e-006; ng(n+1)=3.170709e+002;
n=285; farx(n+1)=4.402970e+000; foe(n+1)=5.269303e+001; krok(n+1)=1.387715e-005; ng(n+1)=2.655890e+002;
n=286; farx(n+1)=4.428725e+000; foe(n+1)=5.263134e+001; krok(n+1)=9.331364e-006; ng(n+1)=3.150081e+002;
n=287; farx(n+1)=4.392909e+000; foe(n+1)=5.256998e+001; krok(n+1)=1.386696e-005; ng(n+1)=2.636677e+002;
n=288; farx(n+1)=4.418474e+000; foe(n+1)=5.250915e+001; krok(n+1)=9.309975e-006; ng(n+1)=3.132820e+002;
n=289; farx(n+1)=4.383303e+000; foe(n+1)=5.244868e+001; krok(n+1)=1.373458e-005; ng(n+1)=2.619698e+002;
n=290; farx(n+1)=4.408575e+000; foe(n+1)=5.238900e+001; krok(n+1)=9.386788e-006; ng(n+1)=3.093001e+002;
n=291; farx(n+1)=4.373653e+000; foe(n+1)=5.232967e+001; krok(n+1)=1.361457e-005; ng(n+1)=2.611963e+002;
n=292; farx(n+1)=4.398732e+000; foe(n+1)=5.227081e+001; krok(n+1)=9.359580e-006; ng(n+1)=3.076784e+002;
n=293; farx(n+1)=4.364157e+000; foe(n+1)=5.221230e+001; krok(n+1)=1.361457e-005; ng(n+1)=2.594348e+002;
n=294; farx(n+1)=4.389035e+000; foe(n+1)=5.215422e+001; krok(n+1)=9.318742e-006; ng(n+1)=3.062433e+002;
n=295; farx(n+1)=4.354874e+000; foe(n+1)=5.209644e+001; krok(n+1)=1.361563e-005; ng(n+1)=2.574980e+002;
n=296; farx(n+1)=4.379572e+000; foe(n+1)=5.203919e+001; krok(n+1)=9.309975e-006; ng(n+1)=3.043980e+002;
n=297; farx(n+1)=4.345795e+000; foe(n+1)=5.198227e+001; krok(n+1)=1.355752e-005; ng(n+1)=2.559963e+002;
n=298; farx(n+1)=4.370265e+000; foe(n+1)=5.192585e+001; krok(n+1)=9.299765e-006; ng(n+1)=3.023166e+002;
n=299; farx(n+1)=4.336757e+000; foe(n+1)=5.186972e+001; krok(n+1)=1.356957e-005; ng(n+1)=2.543664e+002;
n=300; farx(n+1)=4.361083e+000; foe(n+1)=5.181398e+001; krok(n+1)=9.251809e-006; ng(n+1)=3.013534e+002;

figure; semilogy(farx,'b'); hold on; semilogy(foe,'r'); xlabel('Iteracje'); ylabel('Earx, Eoe'); legend('Earx','Eoe'); title('Uczenie predyktora OE');
figure; subplot(2,1,1); semilogy(krok); xlabel('Iteracje'); ylabel('Krok');
subplot(2,1,2); semilogy(ng); xlabel('Iteracje'); ylabel('Norma gradientu');
Earx=farx(n+1)
Eoe=foe(n+1)
